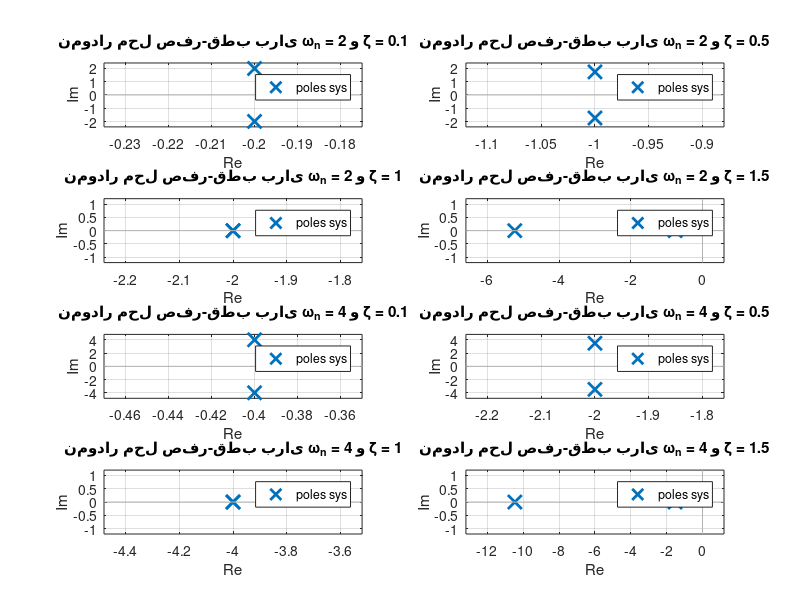

Recreate this plot in MATLAB.
% تعریف پارامترهای مختلف
params = [
    2, 0.1;
    2, 0.5;
    2, 1;
    2, 1.5;
    4, 0.1;
    4, 0.5;
    4, 1;
    4, 1.5
];

% ایجاد یک شکل برای نمایش نمودارها
figure;

for i = 1:size(params, 1)
    wn = params(i, 1);
    zeta = params(i, 2);
    
    % تعریف تابع انتقال سیستم
    sys = tf(wn^2, [1, 2*zeta*wn, wn^2]);
    
    % رسم نمودار محل صفر-قطب
    subplot(4, 2, i);
    pzmap(sys);
    title(['نمودار محل صفر-قطب برای \omega_n = ', num2str(wn), ' و \zeta = ', num2str(zeta)]);
    xlabel('Re');
    ylabel('Im');
    grid on;
end
